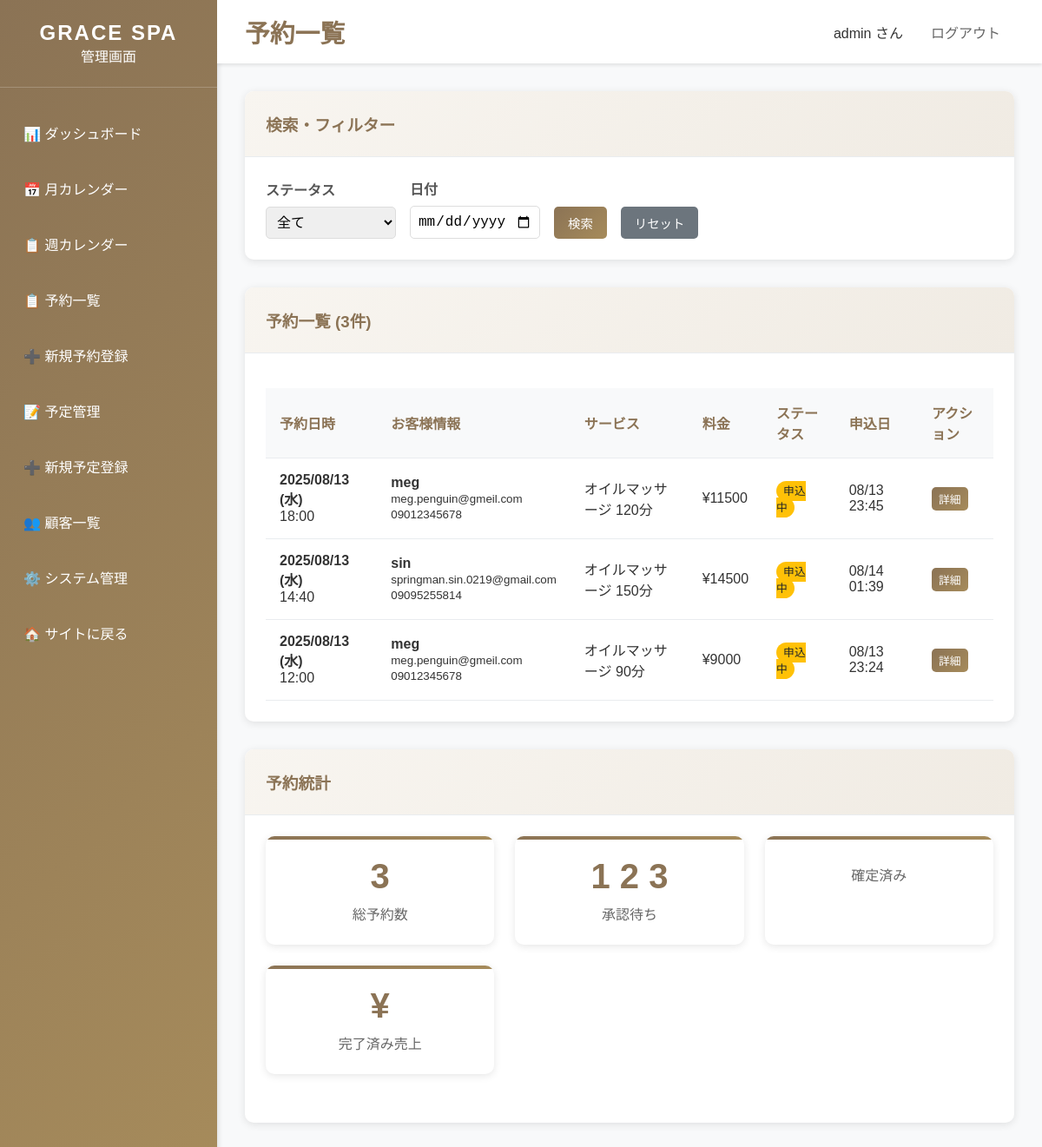
/dashboard/bookings/ (signed in), run on an earlier commit of the app's database.
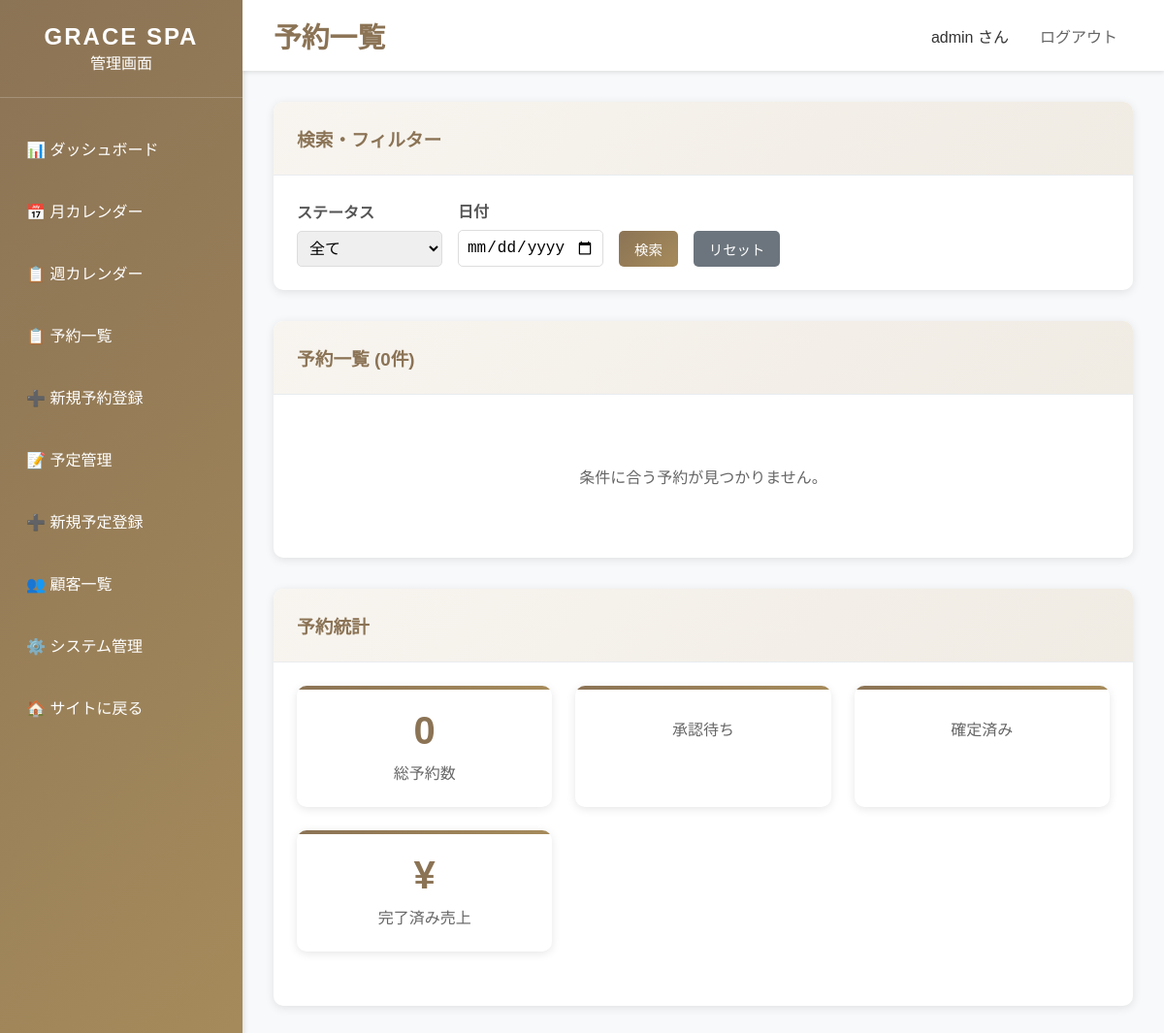
And on a later commit of the database.
### bookings/models.py (models this page shows, shortened)
class Booking(models.Model):
    STATUS_CHOICES = [
        ('pending', '承認待ち'),
        ('confirmed', '確定'),
        ('completed', '完了'),
        ('cancelled', 'キャンセル'),
    ]
    customer = models.ForeignKey(Customer, on_delete=models.CASCADE, verbose_name='顧客')
    service = models.ForeignKey(Service, on_delete=models.CASCADE, verbose_name='サービス')
    therapist = models.ForeignKey(Therapist, on_delete=models.SET_NULL, null=True, blank=True, verbose_name='施術者')
    booking_date = models.DateField('予約日')
    booking_time = models.TimeField('予約時間')
    status = models.CharField('ステータス', max_length=20, choices=STATUS_CHOICES, default='pending')
    notes = models.TextField('備考', blank=True)
    created_at = models.DateTimeField('作成日時', auto_now_add=True)
    updated_at = models.DateTimeField('更新日時', auto_now=True)
    class Meta:
        verbose_name = '予約'
        verbose_name_plural = '予約'
        ordering = ['-booking_date', '-booking_time']
        unique_together = ['therapist', 'booking_date', 'booking_time']

class Customer(models.Model):
    name = models.CharField('名前', max_length=100)
    email = models.EmailField('メールアドレス', unique=True)
    phone = models.CharField('電話番号', max_length=20)
    notes = models.TextField('備考', blank=True)
    created_at = models.DateTimeField('作成日時', auto_now_add=True)
    updated_at = models.DateTimeField('更新日時', auto_now=True)
    class Meta:
        verbose_name = '顧客'
        verbose_name_plural = '顧客'
        ordering = ['-created_at']

class Service(models.Model):
    name = models.CharField('サービス名', max_length=100)
    description = models.TextField('説明', blank=True)
    duration_minutes = models.PositiveIntegerField('施術時間（分）')
    price = models.PositiveIntegerField('料金')
    is_active = models.BooleanField('有効', default=True)
    sort_order = models.PositiveIntegerField('表示順', default=0)
    created_at = models.DateTimeField('作成日時', auto_now_add=True)
    updated_at = models.DateTimeField('更新日時', auto_now=True)
    class Meta:
        verbose_name = 'サービス'
        verbose_name_plural = 'サービス'
        ordering = ['sort_order', 'name']

### dashboard/views.py (the view)
# urls.py: path('dashboard/bookings/', views.booking_list, name='booking_list'),
@staff_member_required
def booking_list(request):
    status_filter = request.GET.get('status', '')
    date_filter = request.GET.get('date', '')
    bookings = Booking.objects.all()
    if status_filter:
        bookings = bookings.filter(status=status_filter)
    if date_filter:
        try:
            filter_date = datetime.strptime(date_filter, '%Y-%m-%d').date()
            bookings = bookings.filter(booking_date=filter_date)
        except ValueError:
            pass
    bookings = bookings.order_by('-booking_date', '-booking_time')
    context = {
        'title': '予約一覧 - GRACE SPA管理画面',
        'bookings': bookings,
        'status_choices': Booking.STATUS_CHOICES,
        'current_status': status_filter,
        'current_date': date_filter,
    }
    return render(request, 'dashboard/booking_list.html', context)

### templates/dashboard/booking_list.html (shortened to what this page needs)
{% extends 'dashboard/base_dashboard.html' %}
{% block page_title %}予約一覧{% endblock %}
{% block content %}
<div class="card">
    <div class="card-header">
        <h3>検索・フィルター</h3>
    </div>
    <div class="card-body">
        <form method="get" style="display: flex; gap: 1rem; align-items: end;">
            <div class="form-group" style="margin-bottom: 0;">
                <label for="status">ステータス</label>
                <select name="status" id="status" class="form-control" style="width: 150px;">
                    <option value="">全て</option>
                </select>
            </div>
            <div class="form-group" style="margin-bottom: 0;">
                <label for="date">日付</label>
                <input type="date" name="date" id="date" value="{{ current_date }}" class="form-control" style="width: 150px;">
            </div>
            <button type="submit" class="btn btn-primary">検索</button>
            <a href="{% url 'dashboard:booking_list' %}" class="btn btn-secondary">リセット</a>
        </form>
    </div>
</div>
<div class="card">
    <div class="card-header">
        <h3>予約一覧 ({{ bookings.count }}件)</h3>
    </div>
    <div class="card-body">
        {% if bookings %}
            <table class="table">
                <thead>
                    <tr>
                        <th>予約日時</th>
                        <th>お客様情報</th>
                        <th>サービス</th>
                        <th>料金</th>
                        <th>ステータス</th>
                        <th>申込日</th>
                        <th>アクション</th>
                    </tr>
                </thead>
                <tbody>
                    {% for booking in bookings %}
                    <tr>
                        <td>
                            <strong>{{ booking.booking_date|date:"Y/m/d (D)" }}</strong><br>
                            {{ booking.booking_time }}
                        </td>
                        <td>
                            <strong>{{ booking.customer.name }}</strong><br>
                            <small>{{ booking.customer.email }}</small><br>
                            <small>{{ booking.customer.phone }}</small>
                        </td>
                        <td>{{ booking.service.name }}</td>
                        <td>¥{{ booking.service.price|floatformat:0 }}</td>
                        <td>
                            {% if booking.status == 'pending' %}
                                <span class="badge badge-pending">申込中</span>
                            {% elif booking.status == 'confirmed' %}
                                <span class="badge badge-confirmed">確定</span>
                            {% elif booking.status == 'completed' %}
                                <span class="badge badge-completed">完了</span>
                            {% elif booking.status == 'cancelled' %}
                                <span class="badge badge-cancelled">キャンセル</span>
                            {% elif booking.status == 'no_show' %}
                                <span class="badge badge-no-show">無断キャンセル</span>
                            {% endif %}
                        </td>
                        <td>
                            {{ booking.created_at|date:"m/d H:i" }}
                        </td>
                        <td>
                            <a href="{% url 'dashboard:booking_detail' booking.id %}" class="btn btn-primary btn-sm">詳細</a>
                        </td>
                    </tr>
                    {% endfor %}
                </tbody>
            </table>
        {% else %}
            <p style="text-align: center; color: #666; padding: 3rem;">
                条件に合う予約が見つかりません。
            </p>
        {% endif %}
    </div>
</div>
<div class="card">
    <div class="card-header">
        <h3>予約統計</h3>
    </div>
    <div class="card-body">
        <div class="stats-grid">
            <div class="stat-card">
                <div class="stat-number">
                    {{ bookings|length }}
                </div>
                <div class="stat-label">総予約数</div>
            </div>
            <div class="stat-card">
                <div class="stat-number">
                    {% with pending_count=0 %}
                        {% for booking in bookings %}
                            {% if booking.status == 'pending' %}
                                {{ forloop.counter0|add:1 }}
                            {% endif %}
                        {% endfor %}
                    {% endwith %}
                </div>
                <div class="stat-label">承認待ち</div>
            </div>
            <div class="stat-card">
                <div class="stat-label">確定済み</div>
            </div>
            <div class="stat-card">
                <div class="stat-number">
                    {% with total_revenue=0 %}
                        ¥{% for booking in bookings %}{% if booking.status == 'completed' %}{{ booking.service.price|add:0 }}{% if not forloop.last %}+{% endif %}{% endif %}{% endfor %}
                    {% endwith %}
                </div>
                <div class="stat-label">完了済み売上</div>
            </div>
        </div>
    </div>
</div>
{% endblock %}

### templates/dashboard/base_dashboard.html (shortened to what this page needs)
<!DOCTYPE html>
<html lang="ja">
<head>
</head>
<body>
    <div class="dashboard-container">
        <nav class="sidebar">
            <div class="sidebar-header">
                <h2>GRACE SPA</h2>
                <p>管理画面</p>
            </div>
            <ul class="sidebar-nav">
                <li class="nav-item">
                    <a href="{% url 'dashboard:home' %}" class="nav-link">
                        📊 ダッシュボード
                    </a>
                </li>
                <li class="nav-item">
                    <a href="{% url 'dashboard:calendar' %}" class="nav-link">
                        📅 月カレンダー
                    </a>
                </li>
                <li class="nav-item">
                    <a href="{% url 'dashboard:week_calendar' %}" class="nav-link">
                        📋 週カレンダー
                    </a>
                </li>
                <li class="nav-item">
                    <a href="{% url 'dashboard:booking_list' %}" class="nav-link">
                        📋 予約一覧
                    </a>
                </li>
                <li class="nav-item">
                    <a href="{% url 'dashboard:booking_create' %}" class="nav-link">
                        ➕ 新規予約登録
                    </a>
                </li>
                <li class="nav-item">
                    <a href="{% url 'dashboard:schedule_list' %}" class="nav-link">
                        📝 予定管理
                    </a>
                </li>
                <li class="nav-item">
                    <a href="{% url 'dashboard:schedule_create' %}" class="nav-link">
                        ➕ 新規予定登録
                    </a>
                </li>
                <li class="nav-item">
                    <a href="{% url 'dashboard:customer_list' %}" class="nav-link">
                        👥 顧客一覧
                    </a>
                </li>
                <li class="nav-item">
                    <a href="/admin/" class="nav-link">
                        ⚙️ システム管理
                    </a>
                </li>
                <li class="nav-item">
                    <a href="{% url 'website:home' %}" class="nav-link">
                        🏠 サイトに戻る
                    </a>
                </li>
            </ul>
        </nav>
        <main class="main-content">
            <div class="topbar">
                <h1>{% block page_title %}ダッシュボード{% endblock %}</h1>
                <div class="user-info">
                    <span>{{ user.username }} さん</span>
                    <a href="/admin/logout/">ログアウト</a>
                </div>
            </div>
            <div class="content-area">
                {% block content %}
                {% endblock %}
            </div>
        </main>
    </div>
</body>
</html>

### templates/dashboard/base_dashboard.html (style rules this page uses)
* { margin: 0; padding: 0; box-sizing: border-box; }
body { font-family: 'Noto Sans JP', sans-serif; background-color: #f8f9fa; color: #333; }
.dashboard-container { display: flex; min-height: 100vh; }
.sidebar { width: 250px; background: linear-gradient(135deg, #8b7355 0%, #a68b5b 100%); color: white; padding: 0; box-shadow: 2px 0 5px rgba(0,0,0,0.1); }
.sidebar-header { padding: 1.5rem; border-bottom: 1px solid rgba(255,255,255,0.2); text-align: center; }
.sidebar-header h2 { font-size: 1.5rem; letter-spacing: 2px; }
.sidebar-nav { padding: 1rem 0; }
.nav-item { margin: 0.5rem 0; }
.nav-link { display: block; padding: 1rem 1.5rem; color: white; text-decoration: none; transition: all 0.3s; border-left: 3px solid transparent; }
.main-content { flex: 1; overflow-x: auto; }
.topbar { background: white; padding: 1rem 2rem; box-shadow: 0 2px 4px rgba(0,0,0,0.1); display: flex; justify-content: space-between; align-items: center; }
.topbar h1 { color: #8b7355; font-size: 1.8rem; }
.user-info { display: flex; align-items: center; gap: 1rem; }
.user-info a { color: #666; text-decoration: none; padding: 0.5rem 1rem; border-radius: 5px; transition: background-color 0.3s; }
.content-area { padding: 2rem; }
.card { background: white; border-radius: 10px; box-shadow: 0 2px 10px rgba(0,0,0,0.1); margin-bottom: 2rem; }
.card-header { padding: 1.5rem; border-bottom: 1px solid #e9ecef; background: linear-gradient(135deg, #f8f5f0 0%, #f0ebe3 100%); border-radius: 10px 10px 0 0; }
.card-header h3 { color: #8b7355; margin: 0; }
.card-body { padding: 1.5rem; }
.btn { padding: 0.5rem 1rem; border: none; border-radius: 5px; text-decoration: none; display: inline-block; cursor: pointer; font-size: 0.9rem; transition: all 0.3s; }
.btn-primary { background: linear-gradient(135deg, #8b7355 0%, #a68b5b 100%); color: white; }
.btn-secondary { background: #6c757d; color: white; }
.stats-grid { display: grid; grid-template-columns: repeat(auto-fit, minmax(200px, 1fr)); gap: 1.5rem; margin-bottom: 2rem; }
.stat-card { background: white; padding: 1.5rem; border-radius: 10px; box-shadow: 0 2px 10px rgba(0,0,0,0.1); text-align: center; position: relative; overflow: hidden; }
.stat-card::before { content: ''; position: absolute; top: 0; left: 0; right: 0; height: 4px; background: linear-gradient(135deg, #8b7355 0%, #a68b5b 100%); }
.stat-number { font-size: 2.5rem; font-weight: bold; color: #8b7355; margin-bottom: 0.5rem; }
.stat-label { color: #666; font-size: 1rem; }
.form-group { margin-bottom: 1rem; }
.form-group label { display: block; margin-bottom: 0.5rem; font-weight: bold; color: #555; }
.form-control { width: 100%; padding: 0.5rem; border: 1px solid #ddd; border-radius: 5px; font-size: 1rem; }

What changed in the data, as far as the page shows it:
removed Booking: booking_date "2025/08/13 (水)", booking_time "18:00", customer.name "meg", customer.email "meg.penguin@gmeil.com", customer.phone "09012345678", service.name "オイルマッサージ 120分", service.price "11500", status "申込中", created_at "08/13 23:45"
removed Booking: booking_date "2025/08/13 (水)", booking_time "14:40", customer.name "sin", customer.email "springman.sin.0219@gmail.com", customer.phone "09095255814", service.name "オイルマッサージ 150分", service.price "14500", status "申込中", created_at "08/14 01:39"
removed Booking: booking_date "2025/08/13 (水)", booking_time "12:00", customer.name "meg", customer.email "meg.penguin@gmeil.com", customer.phone "09012345678", service.name "オイルマッサージ 90分", service.price "9000", status "申込中", created_at "08/13 23:24"
Also different on the page:
{{ bookings.count }}: "3" → "0"
{{ bookings|length }}: "3" → "0"
text no longer shown: "予約日時 お客様情報 サービス 料金 ステータス 申込日 アクション"
text now shown: "条件に合う予約が見つかりません。"
